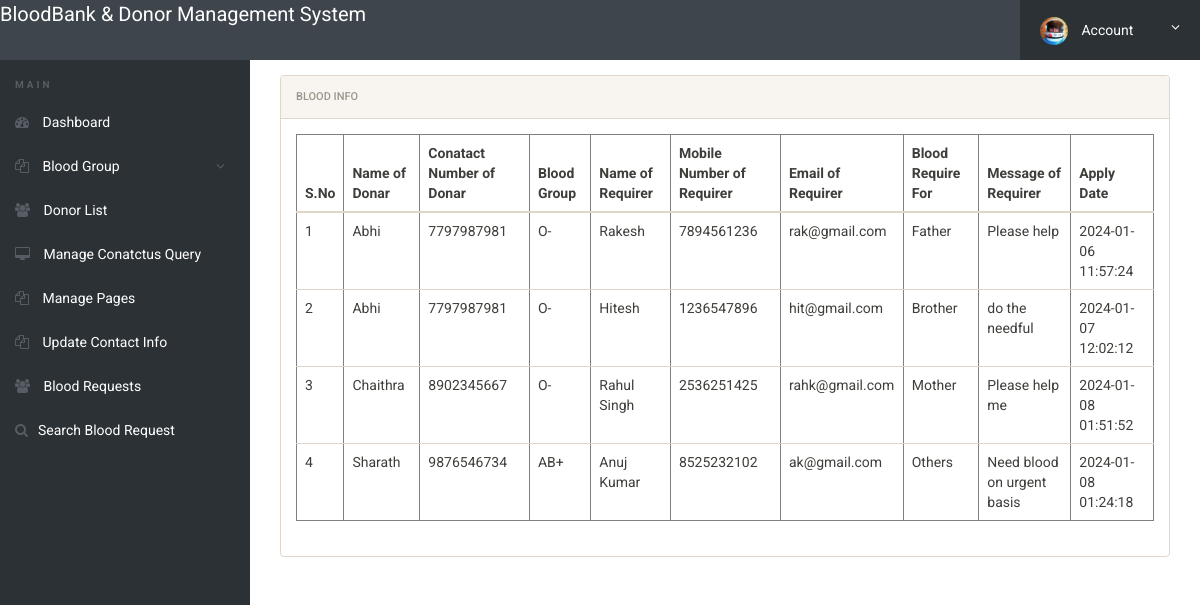
Screenshot of /bbdms/admin/blood-requests.php (signed in) with the database file from the repository.
### tables this page shows
CREATE TABLE `tblbloodrequirer` (
  `ID` int(10) NOT NULL,
  `BloodDonarID` int(10) DEFAULT NULL,
  `name` varchar(250) DEFAULT NULL,
  `EmailId` varchar(250) DEFAULT NULL,
  `ContactNumber` bigint(10) DEFAULT NULL,
  `BloodRequirefor` varchar(250) DEFAULT NULL,
  `Message` mediumtext DEFAULT NULL,
  `ApplyDate` timestamp NULL DEFAULT current_timestamp()
);

CREATE TABLE `tblblooddonars` (
  `id` int(11) NOT NULL,
  `FullName` varchar(100) DEFAULT NULL,
  `MobileNumber` char(11) DEFAULT NULL,
  `EmailId` varchar(100) DEFAULT NULL,
  `Gender` varchar(20) DEFAULT NULL,
  `Age` int(11) DEFAULT NULL,
  `BloodGroup` varchar(20) DEFAULT NULL,
  `Address` varchar(255) DEFAULT NULL,
  `Message` mediumtext DEFAULT NULL,
  `PostingDate` timestamp NOT NULL DEFAULT current_timestamp(),
  `status` int(1) DEFAULT NULL,
  `Password` varchar(250) DEFAULT NULL
);

### bbdms/admin/blood-requests.php (the view, shortened to what this page needs)
<?php
include('includes/config.php');
if(strlen($_SESSION['alogin'])==0)
	{
header('location:index.php');
}
else{
 ?>
<!doctype html>
<html lang="en" class="no-js">
<head>
	<link rel="stylesheet" href="css/font-awesome.min.css">
	<link rel="stylesheet" href="css/bootstrap.min.css">
	<link rel="stylesheet" href="css/dataTables.bootstrap.min.css">
	<link rel="stylesheet" href="css/bootstrap-social.css">
	<link rel="stylesheet" href="css/bootstrap-select.css">
	<link rel="stylesheet" href="css/fileinput.min.css">
	<link rel="stylesheet" href="css/awesome-bootstrap-checkbox.css">
	<link rel="stylesheet" href="css/style.css">
</head>
<body>
	<?php include('includes/header.php');?>
	<div class="ts-main-content">
		<?php include('includes/leftbar.php');?>
		<div class="content-wrapper">
			<div class="container-fluid">
					<div class="col-md-12">
						<div class="panel panel-default">
							<div class="panel-heading">Blood Info</div>
							<div class="panel-body">
								<table border="1" class="table table-responsive">
                                    <thead>
                                         <tr>
                                         	<th>S.No</th>
                                          <th>Name of Donar</th>
                                          <th>Conatact Number of Donar</th>
                                          <th>Blood Group</th>
                                            <th>Name of Requirer</th>
                                            <th>Mobile Number of Requirer</th>
                                            <th>Email of Requirer</th>
                                            <th>Blood Require For</th>
                                            <th>Message of Requirer</th>
                                            <th>Apply Date</th>
                                        </tr>
                                    </thead>
                                    <tbody>
                                        <tr><?php
$sql="SELECT tblbloodrequirer.BloodDonarID,tblbloodrequirer.name,tblbloodrequirer.EmailId,tblbloodrequirer.ContactNumber,tblbloodrequirer.BloodRequirefor,tblbloodrequirer.Message,tblbloodrequirer.ApplyDate,tblblooddonars.id as donid,tblblooddonars.FullName,tblblooddonars.MobileNumber,tblblooddonars.BloodGroup  from  tblbloodrequirer join tblblooddonars on tblblooddonars.id=tblbloodrequirer.BloodDonarID where tblblooddonars.FullName like '%$sdata%' || tblblooddonars.MobileNumber like '%$sdata%'";
$query = $dbh -> prepare($sql);
$query->execute();
$results=$query->fetchAll(PDO::FETCH_OBJ);
$cnt=1;
if($query->rowCount() > 0)
{
foreach($results as $row)
{               ?>
                                            <td><?php echo htmlentities($cnt);?></td>
                                            <td><?php  echo htmlentities($row->FullName);?></td>
                                            <td><?php  echo htmlentities($row->MobileNumber);?></td>
                                            <td><?php  echo htmlentities($row->BloodGroup);?></td>
                                        <td><?php  echo htmlentities($row->name);?></td>
                                             <td><?php  echo htmlentities($row->ContactNumber);?></td>
                                             <td><?php  echo htmlentities($row->EmailId);?></td>
                                          <td><?php  echo htmlentities($row->BloodRequirefor);?></td>
                 <td><?php  echo htmlentities($row->Message);?>
                  </td>
                                            <td>
                                              <?php  echo htmlentities($row->ApplyDate);?>
                                            </td>
                                        </tr>
                                    <?php $cnt=$cnt+1;}} else {?>
                                        <tr>
                                            <th colspan="8" style="color:red;"> No Record found</th>
                                        </tr>
                                    <?php } ?>
                                    </tbody>
                                </table>
							</div>
						</div>
					</div>
				</div>
			</div>
		</div>
</body>
</html>
<?php } ?>

### bbdms/admin/css/style.css (style rules this page uses)
html { font-size: 14px; }
@media only screen and (min-width: 480px) { html { font-size: 17px; } }
@media only screen and (min-width: 768px) { html { font-size: 14px; } }
body { font-size: 1em; }
.panel { overflow: hidden; }
.ts-main-content .content-wrapper { padding-top: 15px; margin-top: 60px; }
@media only screen and (min-width: 992px) { .ts-main-content .content-wrapper { margin-left: 250px; } }

### rows the page displays
tblbloodrequirer: BloodDonarID.FullName "Abhi", BloodDonarID.MobileNumber "7797987981", BloodDonarID.BloodGroup "O-", name "Rakesh", ContactNumber "7894561236", EmailId "rak@gmail.com", BloodRequirefor "Father", Message "Please help", ApplyDate "2024-01-06 11:57:24"
tblbloodrequirer: BloodDonarID.FullName "Abhi", BloodDonarID.MobileNumber "7797987981", BloodDonarID.BloodGroup "O-", name "Hitesh", ContactNumber "1236547896", EmailId "hit@gmail.com", BloodRequirefor "Brother", Message "do the needful", ApplyDate "2024-01-07 12:02:12"
tblbloodrequirer: BloodDonarID.FullName "Chaithra", BloodDonarID.MobileNumber "8902345667", BloodDonarID.BloodGroup "O-", name "Rahul Singh", ContactNumber "2536251425", EmailId "rahk@gmail.com", BloodRequirefor "Mother", Message "Please help me", ApplyDate "2024-01-08 01:51:52"
tblbloodrequirer: BloodDonarID.FullName "Sharath", BloodDonarID.MobileNumber "9876546734", BloodDonarID.BloodGroup "AB+", name "Anuj Kumar", ContactNumber "8525232102", EmailId "ak@gmail.com", BloodRequirefor "Others", Message "Need blood on urgent basis", ApplyDate "2024-01-08 01:24:18"
